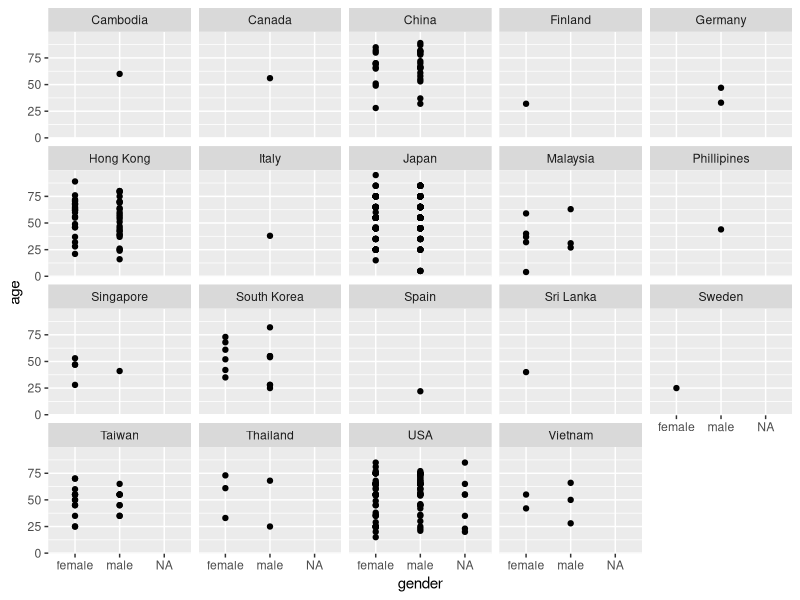

Generate this figure with R:
# QUESTION 2
# RESEARCH PROBLEM ----
# ANALYSE age vs gender variations for different countries

# ALL EXTERNAL PACKAGES ----
library(dplyr)
library(tidyr)
library(ggplot2)
library(lubridate)

# Setting Directory and Reading csv 
# Filling NA in place of blanks in the cell ----
setwd("/home/nitish/Desktop/R_stuff/DataSc/PracAsgn")
covid <- read.csv("Covid_dataset2020.csv", header = TRUE, na.strings = c("",NA))
as_tibble(covid)

#Formatting all date columns of the format mm/dd/yyyy(total 7 columns) ----
covid2 <- covid %>% 
  mutate_at(vars(reporting_date, symptom_onset, visit_date_hosp, 
         exposure_startdate, exposure_enddate, death, recovered), mdy)
write.csv(covid2,  "CleanData.csv")
#Grouping by country to create a facet map depicting various parameters ----
covid %>% 
  group_by(country) %>% 
  select(country, case_in_country, age, gender) %>% 
  filter_all(any_vars(!is.na(.))) %>% 
  ggplot() +
  geom_point(mapping = aes(x = gender, y = age)) +
  facet_wrap(vars(country))

# Variance of case_in_country with age for each country ----
covid %>% 
  group_by(country) %>% 
  select(country, case_in_country, age, gender) %>% 
  filter_all(any_vars(!is.na(.))) %>% 
  summarise(correlation_age_cases = var(age, case_in_country, na.rm = TRUE))
